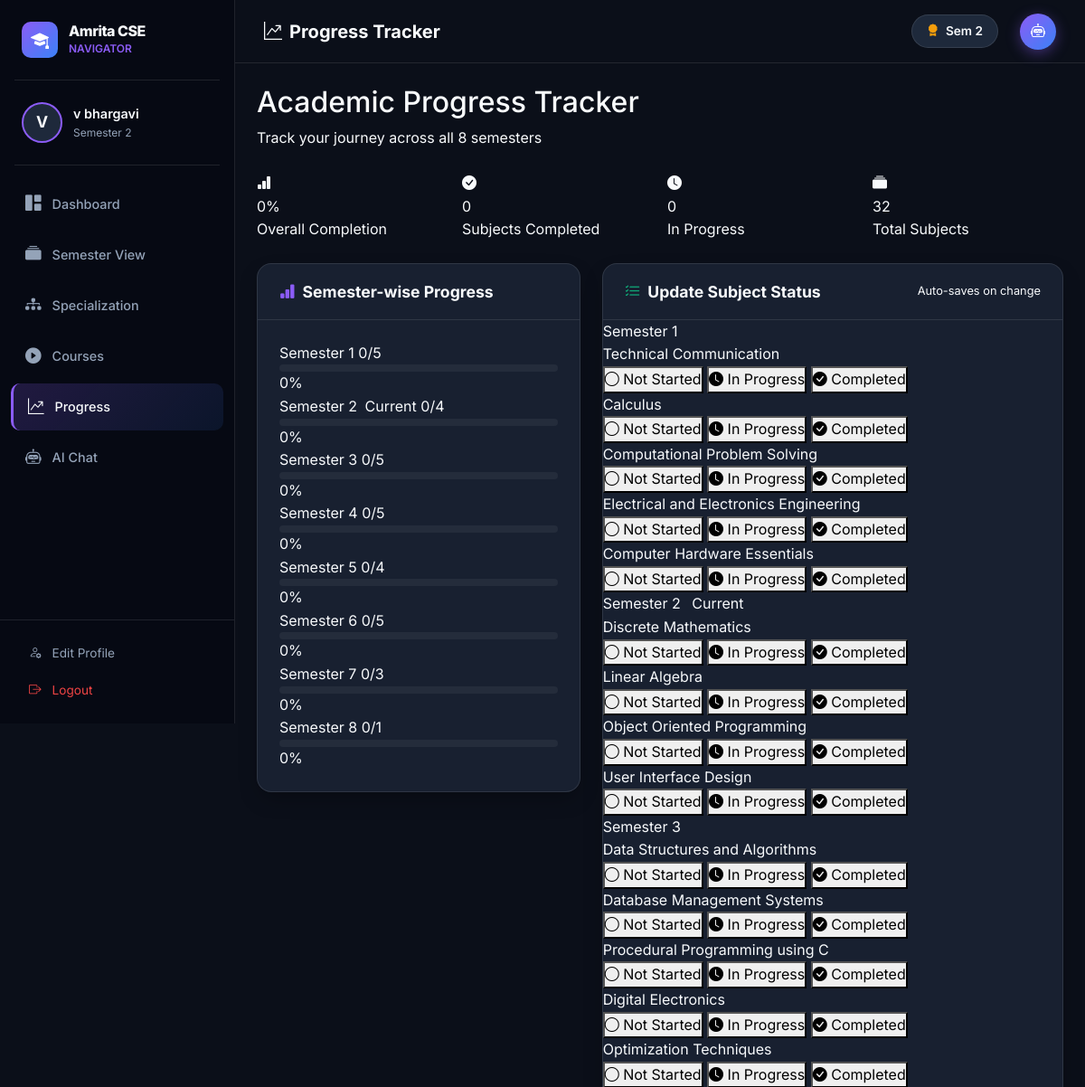
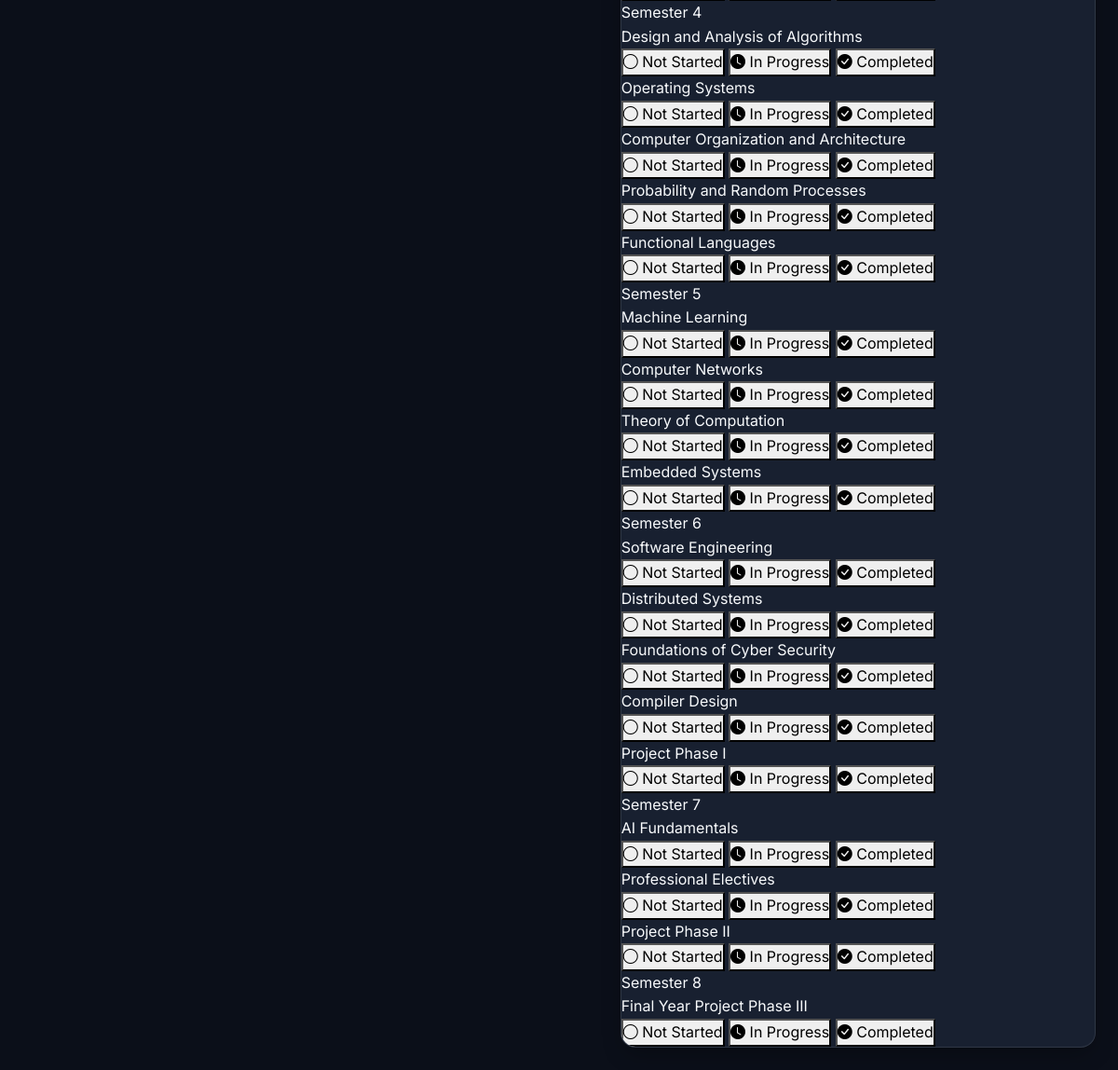
Screenshot of /progress (signed in) with the database file from the repository (2 pictures, top to bottom).
### models.py (models this page shows, shortened)
class User(db.Model):
    __tablename__ = "users"
    id = db.Column(db.Integer, primary_key=True)
    name = db.Column(db.String(120), nullable=False)
    semester = db.Column(db.Integer, nullable=False, default=1)
    cgpa = db.Column(db.Float, nullable=True)
    coding_level = db.Column(db.String(50), default="Beginner")
    career_goal_desc = db.Column(db.Text, nullable=True)
    specialization = db.Column(db.String(50), default="Product-Based Companies")
    progress = db.relationship("Progress", backref="user", lazy=True, cascade="all, delete-orphan")
    chat_history = db.relationship("ChatHistory", backref="user", lazy=True, cascade="all, delete-orphan")
    def to_dict(self):
        return {
            "id": self.id,
            "name": self.name,
            "semester": self.semester,
            "cgpa": self.cgpa,
            "coding_level": self.coding_level,
            "career_goal_desc": self.career_goal_desc,
            "specialization": self.specialization,
        }

class Subject(db.Model):
    __tablename__ = "subjects"
    id = db.Column(db.Integer, primary_key=True)
    semester = db.Column(db.Integer, nullable=False)
    subject_name = db.Column(db.String(200), nullable=False)
    career_relevance = db.Column(db.Text, nullable=True)
    progress = db.relationship("Progress", backref="subject", lazy=True)

class Progress(db.Model):
    __tablename__ = "progress"
    id = db.Column(db.Integer, primary_key=True)
    user_id = db.Column(db.Integer, db.ForeignKey("users.id"), nullable=False)
    subject_id = db.Column(db.Integer, db.ForeignKey("subjects.id"), nullable=False)
    status = db.Column(db.String(20), default="Not Started")  # Not Started / In Progress / Completed

### app.py (the view)
@app.route("/progress")
def progress():
    user = get_current_user()
    if not user:
        return redirect(url_for("profile"))
    progress_stats = get_user_progress_stats(user)
    all_subjects_by_sem = {}
    for sem in range(1, 9):
        subjects = Subject.query.filter_by(semester=sem).all()
        sub_list = []
        for s in subjects:
            prog = Progress.query.filter_by(user_id=user.id, subject_id=s.id).first()
            sub_list.append({
                "subject": s,
                "status": prog.status if prog else "Not Started",
            })
        all_subjects_by_sem[sem] = sub_list
    return render_template("progress.html", user=user,
                           progress_stats=progress_stats,
                           all_subjects_by_sem=all_subjects_by_sem)

### app.py (called while the page is built)
def get_current_user():
    user_id = session.get("user_id")
    if user_id:
        return User.query.get(user_id)
    return None

### templates/progress.html (shortened to what this page needs)
{% extends "base.html" %}
{% set current_user = user %}
{% block page_title %}<i class="bi bi-graph-up-arrow me-2"></i>Progress Tracker{% endblock %}
{% block content %}
<div class="page-header mb-4 animate-fadeInUp">
    <h2 class="page-title">Academic Progress Tracker</h2>
    <p class="page-subtitle">Track your journey across all 8 semesters</p>
</div>
<div class="row g-3 mb-4 animate-fadeInUp">
    <div class="col-sm-6 col-lg-3">
        <div class="progress-overview-card" style="--accent-color: #6366f1">
            <div class="progress-overview-icon"><i class="bi bi-bar-chart-fill"></i></div>
            <div class="progress-overview-number">{{ progress_stats.overall }}%</div>
            <div class="progress-overview-label">Overall Completion</div>
        </div>
    </div>
    {% set total_completed = namespace(v=0) %}
    {% set total_subjects = namespace(v=0) %}
    {% set total_inprogress = namespace(v=0) %}
    {% for sem, stats in progress_stats.by_semester.items() %}
    {% set total_completed.v = total_completed.v + stats.completed %}
    {% set total_subjects.v = total_subjects.v + stats.total %}
    {% set total_inprogress.v = total_inprogress.v + stats.in_progress %}
    {% endfor %}
    <div class="col-sm-6 col-lg-3">
        <div class="progress-overview-card" style="--accent-color: #10b981">
            <div class="progress-overview-icon"><i class="bi bi-check-circle-fill"></i></div>
            <div class="progress-overview-number">{{ total_completed.v }}</div>
            <div class="progress-overview-label">Subjects Completed</div>
        </div>
    </div>
    <div class="col-sm-6 col-lg-3">
        <div class="progress-overview-card" style="--accent-color: #f59e0b">
            <div class="progress-overview-icon"><i class="bi bi-clock-fill"></i></div>
            <div class="progress-overview-number">{{ total_inprogress.v }}</div>
            <div class="progress-overview-label">In Progress</div>
        </div>
    </div>
    <div class="col-sm-6 col-lg-3">
        <div class="progress-overview-card" style="--accent-color: #ec4899">
            <div class="progress-overview-icon"><i class="bi bi-collection-fill"></i></div>
            <div class="progress-overview-number">{{ total_subjects.v }}</div>
            <div class="progress-overview-label">Total Subjects</div>
        </div>
    </div>
</div>
<div class="row g-4">
    <div class="col-lg-5">
        <div class="card-glass animate-fadeInUp" style="animation-delay:0.1s">
            <div class="card-glass-header">
                <h5><i class="bi bi-bar-chart-fill me-2 text-primary-light"></i>Semester-wise Progress</h5>
            </div>
            <div class="card-glass-body">
                {% for sem in range(1, 9) %}
                {% set stats = progress_stats.by_semester.get(sem, {}) %}
                {% set pct = stats.get('pct', 0) %}
                {% set is_current = (sem == user.semester) %}
                <div class="sem-progress-row {% if is_current %}current-sem-row{% endif %}">
                    <div class="sem-progress-label">
                        <span>Semester {{ sem }}</span>
                        {% if is_current %}<span class="current-tag ms-1">Current</span>{% endif %}
                        <span class="sem-progress-count">{{ stats.get('completed', 0) }}/{{ stats.get('total', 0)
                            }}</span>
                    </div>
                    <div class="custom-progress-bar">
                    </div>
                    <span class="sem-progress-pct">{{ pct }}%</span>
                </div>
                {% endfor %}
            </div>
        </div>
    </div>
    <div class="col-lg-7">
        <div class="card-glass animate-fadeInUp" style="animation-delay:0.15s">
            <div class="card-glass-header">
                <h5><i class="bi bi-list-check me-2 text-success-light"></i>Update Subject Status</h5>
                <span class="text-muted-custom" style="font-size:0.8rem">Auto-saves on change</span>
            </div>
            <div class="card-glass-body p-0">
                {% for sem in range(1, 9) %}
                {% set sem_subs = all_subjects_by_sem.get(sem, []) %}
                {% if sem_subs %}
                <div class="progress-sem-section">
                    <div class="progress-sem-header">
                        Semester {{ sem }}
                        {% if sem == user.semester %}<span class="current-tag ms-2">Current</span>{% endif %}
                    </div>
                    {% for item in sem_subs %}
                    {% set s = item.subject %}
                    {% set status = item.status %}
                    <div class="progress-subject-row" id="row-{{ s.id }}">
                        <div class="progress-subject-name">{{ s.subject_name }}</div>
                        <div class="progress-subject-controls">
                            {% for st in ['Not Started', 'In Progress', 'Completed'] %}
                            <button
                                class="status-mini-btn {% if status == st %}status-mini-active status-mini-{{ st.lower().replace(' ','-') }}{% endif %}"
                                data-subject-id="{{ s.id }}" data-status="{{ st }}"
                                onclick="updateProgressInline(this)">
                                {% if st == 'Completed' %}<i class="bi bi-check-circle-fill"></i>
                                {% elif st == 'In Progress' %}<i class="bi bi-clock-fill"></i>
                                {% else %}<i class="bi bi-circle"></i>{% endif %}
                                <span class="d-none d-sm-inline">{{ st }}</span>
                            </button>
                            {% endfor %}
                        </div>
                    </div>
                    {% endfor %}
                </div>
                {% endif %}
                {% endfor %}
            </div>
        </div>
    </div>
</div>
{% endblock %}

### templates/base.html (shortened to what this page needs)
<!DOCTYPE html>
<html lang="en">
<head>
    <link href="https://cdn.jsdelivr.net/npm/bootstrap@5.3.0/dist/css/bootstrap.min.css" rel="stylesheet">
    <link href="https://cdn.jsdelivr.net/npm/bootstrap-icons@1.11.0/font/bootstrap-icons.css" rel="stylesheet">
    <link href="{{ url_for('static', filename='css/style.css') }}" rel="stylesheet">
</head>
<body>
    {% if session.get('user_id') %}
    <nav class="sidebar" id="sidebar">
        <div class="sidebar-header">
            <div class="sidebar-brand">
                <div class="brand-icon">
                    <i class="bi bi-mortarboard-fill"></i>
                </div>
                <div class="brand-text">
                    <span class="brand-name">Amrita CSE</span>
                    <span class="brand-sub">Navigator</span>
                </div>
            </div>
        </div>
        <div class="sidebar-divider"></div>
        {% if current_user %}
        <div class="sidebar-user">
            <div class="user-avatar">{{ current_user.name[0].upper() }}</div>
            <div class="user-info">
                <span class="user-name">{{ current_user.name }}</span>
                <span class="user-sem">Semester {{ current_user.semester }}</span>
            </div>
        </div>
        <div class="sidebar-divider"></div>
        {% endif %}
        <ul class="sidebar-nav">
            <li class="nav-item">
                <a href="{{ url_for('dashboard') }}"
                    class="nav-link {% if request.endpoint == 'dashboard' %}active{% endif %}">
                    <i class="bi bi-grid-1x2-fill"></i>
                    <span>Dashboard</span>
                </a>
            </li>
            <li class="nav-item">
                <a href="{{ url_for('semester') }}"
                    class="nav-link {% if request.endpoint == 'semester' %}active{% endif %}">
                    <i class="bi bi-collection-fill"></i>
                    <span>Semester View</span>
                </a>
            </li>
            <li class="nav-item">
                <a href="{{ url_for('specialization') }}"
                    class="nav-link {% if request.endpoint == 'specialization' %}active{% endif %}">
                    <i class="bi bi-diagram-3-fill"></i>
                    <span>Specialization</span>
                </a>
            </li>
            <li class="nav-item">
                <a href="{{ url_for('courses') }}"
                    class="nav-link {% if request.endpoint in ('courses', 'subject_detail') %}active{% endif %}">
                    <i class="bi bi-play-circle-fill"></i>
                    <span>Courses</span>
                </a>
            </li>
            <li class="nav-item">
                <a href="{{ url_for('progress') }}"
                    class="nav-link {% if request.endpoint == 'progress' %}active{% endif %}">
                    <i class="bi bi-graph-up-arrow"></i>
                    <span>Progress</span>
                </a>
            </li>
            <li class="nav-item">
                <a href="{{ url_for('chat') }}" class="nav-link {% if request.endpoint == 'chat' %}active{% endif %}">
                    <i class="bi bi-robot"></i>
                    <span>AI Chat</span>
                </a>
            </li>
        </ul>
        <div class="sidebar-footer">
            <a href="{{ url_for('profile') }}" class="nav-link-footer">
                <i class="bi bi-person-gear"></i> Edit Profile
            </a>
            <a href="{{ url_for('logout') }}" class="nav-link-footer text-danger-light">
                <i class="bi bi-box-arrow-right"></i> Logout
            </a>
        </div>
    </nav>
    <div class="main-wrapper">
        <header class="topbar">
            <div class="topbar-title">{% block page_title %}{% endblock %}</div>
            <div class="topbar-right">
                {% if current_user %}
                <div class="topbar-badge">
                    <i class="bi bi-award-fill me-1" style="color: var(--accent-gold)"></i>
                    Sem {{ current_user.semester }}
                </div>
                {% endif %}
                <a href="{{ url_for('chat') }}" class="ai-chat-btn" title="AI Chat">
                    <i class="bi bi-robot"></i>
                </a>
            </div>
        </header>
        <main class="content-area">
            {% block content %}{% endblock %}
        </main>
    </div>
    {% endif %}
</body>
</html>

### rows the page displays
User: name "V", name "v bhargavi", semester "2"
Subject: subject_name "Technical Communication"
Subject: subject_name "Calculus"
Subject: subject_name "Computational Problem Solving"
Subject: subject_name "Electrical and Electronics Engineering"
Subject: subject_name "Computer Hardware Essentials"
Subject: subject_name "Discrete Mathematics"
Subject: subject_name "Linear Algebra"
Subject: subject_name "Object Oriented Programming"
Subject: subject_name "User Interface Design"
Subject: subject_name "Data Structures and Algorithms"
Subject: subject_name "Database Management Systems"
Subject: subject_name "Procedural Programming using C"
Subject: subject_name "Digital Electronics"
Subject: subject_name "Optimization Techniques"
Progress: st "Not Started" "In Progress" "Completed"
Subject: subject_name "Design and Analysis of Algorithms"
Subject: subject_name "Operating Systems"
Subject: subject_name "Computer Organization and Architecture"
Subject: subject_name "Probability and Random Processes"
Subject: subject_name "Functional Languages"
Subject: subject_name "Machine Learning"
Subject: subject_name "Computer Networks"
Subject: subject_name "Theory of Computation"
Subject: subject_name "Embedded Systems"
Subject: subject_name "Software Engineering"
Subject: subject_name "Distributed Systems"
Subject: subject_name "Foundations of Cyber Security"
Subject: subject_name "Compiler Design"
Subject: subject_name "Project Phase I"
Subject: subject_name "AI Fundamentals"
Subject: subject_name "Professional Electives"
Subject: subject_name "Project Phase II"
Subject: subject_name "Final Year Project Phase III"

### other values shown
{{ progress_stats.overall }} "0"
{{ total_completed.v }} "0"
{{ total_inprogress.v }} "0"
{{ total_subjects.v }} "32"
{{ sem }} "1" "2" "3" "4" "5" "6" "7" "8"
{{ stats.get('completed', 0) }} "0" "0" "0" "0" "0" "0" "0" "0"
{{ stats.get('total', 0) }} "5" "4" "5" "5" "4" "5" "3" "1"
{{ pct }} "0" "0" "0" "0" "0" "0" "0" "0"
{{ st }} "Not Started" "In Progress" "Completed" "Not Started" "In Progress" "Completed" "Not Started" "In Progress" "Completed" "Not Started" "In Progress" "Completed" "Not Started" "In Progress" "Completed" "Not Started" "In Progress" "Completed" "Not Started" "In Progress" "Completed" "Not Started" "In Progress" "Completed" "Not Started" "In Progress" "Completed" "Not Started" "In Progress" "Completed" "Not Started" "In Progress" "Completed" "Not Started" "In Progress" "Completed" "Not Started" "In Progress" "Completed" "Not Started" "In Progress" "Completed" "Not Started" "In Progress" "Completed" "Not Started" "In Progress" "Completed" "Not Started" "In Progress" "Completed" "Not Started" "In Progress" "Completed" "Not Started" "In Progress" "Completed" "Not Started" "In Progress" "Completed" "Not Started" "In Progress" "Completed" "Not Started" "In Progress" "Completed" "Not Started" "In Progress" "Completed" "Not Started" "In Progress" "Completed" "Not Started" "In Progress" "Completed" "Not Started" "In Progress" "Completed" "Not Started" "In Progress" "Completed" "Not Started" "In Progress" "Completed" "Not Started" "In Progress" "Completed" "Not Started" "In Progress" "Completed" "Not Started" "In Progress" "Completed"
